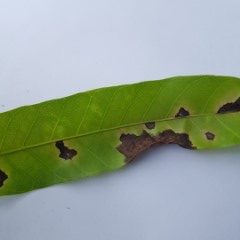
#> input picture sample_img.jpg, 240 x 240 px
$ jupyter execute --allow-errors Color_Based_Segmentation_Simple_Project.ipynb
#> lines starting #> are read from the running program, lines starting #| are printed output that depends on the picture; after the words box and inside, x2 and y2 are one past the last pixel; in counts of white or black regions, pixels touching at a corner belong together
## Classical Image Segmentation Pipeline: Mango Leaf Disease & Spot Extraction

### <b> 1. BUSINESS UNDERSTANDING </b>

<p style='text-align:justify; background-color: #cbe4f2;  color: black ; padding: 20px;   border-radius: 12px;font-family: Arial, sans-serif; font-size: 16px; display: inline-block;'> Anthracnose, caused by Colletotrichum gloeosporioides, is a major disease of mango that reduces leaf health and crop yield. Severity is still commonly assessed by manual visual inspection, which is subjective, time-consuming, and impractical for large orchards. This study applies classical thresholding to segment anthracnose lesions from healthy leaf tissue, as a simple, fast, and low-cost approach that requires no labeled training data. Two color spaces, HSV and CIELAB, are compared to determine which separates lesions more effectively. The segmentation results are expected to support objective estimation of the infected area for early disease detection and management.</p>

### <b>  2. DATA UNDERSTANDING </b>

[cell 1]
import cv2
import matplotlib.pyplot as plt
import numpy as np

rgb = cv2.imread('sample_img.jpg') #Input your sample_img.jpg
#> rgb is the input picture: shape (240, 240, 3); mean B, G, R 147, 162.6, 148.6
rgb = cv2.cvtColor(rgb, cv2.COLOR_BGR2RGB)

print(f"Shape H x W x C : {rgb.shape}")
#| Shape H x W x C : (240, 240, 3)
print(f"Data type       : {rgb.dtype}")
#| Data type       : uint8
print(f"Pixel range     : [{rgb.min()}, {rgb.max()}]")
#| Pixel range     : [0, 240]

plt.figure(figsize=(5, 5))
plt.imshow(rgb)
plt.title("Original mango leaf (RGB)")
plt.axis("off")
plt.show()

#### <b> 2.1 Color space primer </b>

| Space | Channels | What it separates | Storage in OpenCV (8-bit) |
|---|---|---|---|
| **RGB** | R, G, B | Nothing: brightness and color are mixed, so *all three* channels change with illumination. | 0 to 255 |
| **HSV** | **H**ue (angle), **S**aturation, **V**alue (= max(R, G, B)) | Chromatic information (H, S) from brightness (V). Easy to interpret, but cylindrical and not perceptually uniform. | H: 0 to 179 (degrees / 2), S and V: 0 to 255 |
| **CIELAB** | **L\*** lightness, **a\*** green to red, **b\*** blue to yellow | Lightness (L\*) from chromaticity (a\*, b\*). Designed so that Euclidean distance approximates perceived color difference (ΔE). | L = L\* × 255/100, a = a\* + 128, b = b\* + 128 |

**Pitfalls to keep in mind**
- **Hue is circular** (red sits at both 0 and 179). Averaging or Otsu-thresholding hue is only meaningful when the region of interest does not wrap around the red boundary.
- **Hue is unstable when saturation is low** (gray, white, or very dark pixels have an arbitrary hue).
- **OpenCV's 8-bit Lab is offset and rescaled.** Neutral gray is a = b = 128, not 0. Convert from float32 in [0, 1] to obtain true L\*a\*b\* values.
- **V is not lightness.** V = max(R, G, B), so a saturated pure blue and a white pixel have the same V; L\* distinguishes them.

[cell 2]
# 8-bit Lab (OpenCV storage) vs true Lab (float input) for one pixel
y, x = rgb.shape[0] // 2, rgb.shape[1] // 2
lab8     = cv2.cvtColor(rgb, cv2.COLOR_RGB2LAB)
lab_true = cv2.cvtColor(rgb.astype(np.float32) / 255.0, cv2.COLOR_RGB2LAB)

print("Pixel (row, col):", (y, x))
#| Pixel (row, col): (120, 120)
print("8-bit  (L, a, b)      :", lab8[y, x])
#| 8-bit  (L, a, b)      : [113 104 174]
print("True   (L*, a*, b*)   :", lab_true[y, x].round(1))
#| True   (L*, a*, b*)   : [ 44.1 -24.3  46.2]
print("From 8-bit, rescaled  :", (round(int(lab8[y, x, 0]) * 100 / 255, 1),
                                  int(lab8[y, x, 1]) - 128,
                                  int(lab8[y, x, 2]) - 128))
#| From 8-bit, rescaled  : (44.3, -24, 46)

<div style='text-align:justify; background-color: #cbe4f2;  color: black ; padding: 20px;   border-radius: 12px;font-family: Arial, sans-serif; font-size: 16px; display: inline-block;'>
This Code show :

- <b> Pixel (row, col): (120, 120) </b>

    - The code is looking at one specific pixel located at row 120 and column 120 in the image.
- <b> 8-bit (L, a, b) : [113 104 174] </b>
    - This is how OpenCV stores the color values using standard 8-bit numbers (from 0 to 255).
- <b> True (L*, a*, b*) : [44.1 -24.3 46.2] </b>
    - This is the real, standard scientific Lab color value (using decimals). Here, lightness ($L^*$) is 44.1 (out of 100), and $a^*$ / $b^*$ show the true color balance without any OpenCV shifting.
- <b> From 8-bit, rescaled : (44.3, -24, 46) </b>
    - This line takes the 8-bit numbers (113, 104, 174), applies the reverse math formulas (like subtracting 128 from $a$ and $b$), and converts them back. As you can see, the result is almost identical to the True Lab values

#### <b> 2.2 HSV exploration </b>

[cell 3]
hsv = cv2.cvtColor(rgb, cv2.COLOR_RGB2HSV)
H, S, V = cv2.split(hsv)
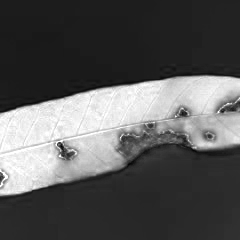
#> S: shape (240, 240); min 0, max 255, mean 88.4


# Split the three HSV channels
hue = hsv[:, :, 0]
saturation = hsv[:, :, 1]
value = hsv[:, :, 2]

fig, axes = plt.subplots(1, 4, figsize=(16, 4))

axes[0].imshow(rgb)
axes[0].set_title("Original RGB")

axes[1].imshow(hue, cmap="gray", vmin=0, vmax=179)
axes[1].set_title("Hue")

axes[2].imshow(saturation, cmap="gray", vmin=0, vmax=255)
axes[2].set_title("Saturation")

axes[3].imshow(value, cmap="gray", vmin=0, vmax=255)
axes[3].set_title("Value")

for ax in axes:
    ax.axis("off")

plt.tight_layout()
plt.show()

**How to read each channel (grayscale display)**

| Channel | Dark pixel | Bright pixel | Note |
|---|---|---|---|
| **H** (0-179) | Hue near red (0) | Hue near magenta (179) | Yellow ≈ 30, green ≈ 60, blue ≈ 120. Circular: dark and bright are *neighbors* on the color wheel. |
| **S** (0-255) | Washed-out, gray, or white | Pure, vivid color | Healthy green leaf is highly saturated; white or gray background is not. |
| **V** (0-255) | Little light returned (shadow, necrosis) | Maximum brightness | Similar to L\* but computed as max(R, G, B). |

### <b> why dark or low-intensity areas become mathematically unstable in the Hue channel? </b>

<p style='text-align:justify; background-color: #cbe4f2;  color: black ; padding: 20px;   border-radius: 12px;font-family: Arial, sans-serif; font-size: 16px; display: inline-block;'>
Dark or low-intensity areas become unstable in the Hue channel because the formula calculates color angles by comparing the proportions of Red, Green, and Blue values. When pixels are very dark, all three channels drop close to zero and become nearly identical, causing tiny digital noise to be massively magnified into random, erratic values that show up as bright white spots
</p>

#### <b> Histogram of HSV Component </b>

[cell 4]
# Histograms of the three HSV channels (whole image)
fig, axes = plt.subplots(1, 3, figsize=(15, 3.5))
for ax, ch, name, rng, col in zip(axes, [H, S, V], ["Hue", "Saturation", "Value"],
                                  [(0, 180), (0, 256), (0, 256)], ["tab:red", "tab:green", "tab:blue"]):
    ax.hist(ch.ravel(), bins=rng[1] - rng[0], range=rng, color=col)
    ax.set_title(f"Histogram: {name}")
    ax.set_xlabel("Value")
#> this loop made 3 passes
#> (name, rng, col) on passes 1 to 3: ('Hue', (0, 180), 'tab:red'), ('Saturation', (0, 256), 'tab:green'), ('Value', (0, 256), 'tab:blue')
axes[0].set_ylabel("Pixels")
plt.tight_layout()
plt.show()

### <b> HISTOGRAM FOR LEAF (green : 25 - 60) (Initial Prediction)

[cell 5]
# Where do yellow/brown pixels live in S and V?
# Restrict to a hue band (OpenCV hue 5-25 = orange-brown/yellow) and inspect S and V there.
HUE_LO, HUE_HI = 25, 60
hue_band = (H >= HUE_LO) & (H <= HUE_HI)
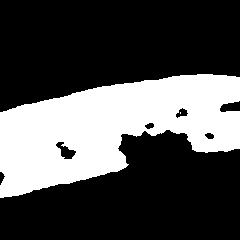
#> hue_band: shape (240, 240) bool; 30.9% white; 2 white regions (1 under 20 px), largest, box (x1, y1, x2, y2) and area: (0, 74, 240, 198) 17791
print(f"Pixels inside hue band [{HUE_LO}, {HUE_HI}]: {hue_band.mean() * 100:.1f}% of the image")
#| Pixels inside hue band [25, 60]: 30.9% of the image

fig, axes = plt.subplots(1, 2, figsize=(12, 3.5))
axes[0].hist(S[hue_band], bins=256, range=(0, 256), color="tab:green")
axes[0].set_title("Saturation (hue band only)")
axes[1].hist(V[hue_band], bins=256, range=(0, 256), color="tab:blue")
axes[1].set_title("Value (hue band only)")
for ax in axes:
    ax.set_xlabel("Value")
axes[0].set_ylabel("Pixels")
plt.tight_layout()
plt.show()

### <b> HISTOGRAM FOR Background (blue : 100 - 120) (Initial Prediction)

[cell 6]
# Where do yellow/brown pixels live in S and V?
# Restrict to a hue band (OpenCV hue 5-25 = orange-brown/yellow) and inspect S and V there.
HUE_LO, HUE_HI = 100, 120
hue_band = (H >= HUE_LO) & (H <= HUE_HI)
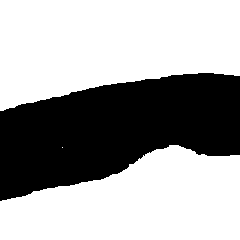
#> hue_band: shape (240, 240) bool; 64.8% white; 1 black region, box (x1, y1, x2, y2) and area: (0, 73, 240, 201) 20248
print(f"Pixels inside hue band [{HUE_LO}, {HUE_HI}]: {hue_band.mean() * 100:.1f}% of the image")
#| Pixels inside hue band [100, 120]: 64.8% of the image

fig, axes = plt.subplots(1, 2, figsize=(12, 3.5))
axes[0].hist(S[hue_band], bins=256, range=(0, 256), color="tab:green")
axes[0].set_title("Saturation (hue band only)")
axes[1].hist(V[hue_band], bins=256, range=(0, 256), color="tab:blue")
axes[1].set_title("Value (hue band only)")
for ax in axes:
    ax.set_xlabel("Value")
axes[0].set_ylabel("Pixels")
plt.tight_layout()
plt.show()

###  <b> HISTOGRAM FOR Disease (brown : 0 - 20) (Initial Prediction)

[cell 7]
# Where do yellow/brown pixels live in S and V?
# Restrict to a hue band (OpenCV hue 5-25 = orange-brown/yellow) and inspect S and V there.
HUE_LO, HUE_HI = 0, 20
hue_band = (H >= HUE_LO) & (H <= HUE_HI)
print(f"Pixels inside hue band [{HUE_LO}, {HUE_HI}]: {hue_band.mean() * 100:.1f}% of the image")
#| Pixels inside hue band [0, 20]: 1.9% of the image

fig, axes = plt.subplots(1, 2, figsize=(12, 3.5))
axes[0].hist(S[hue_band], bins=256, range=(0, 256), color="tab:green")
axes[0].set_title("Saturation (hue band only)")
axes[1].hist(V[hue_band], bins=256, range=(0, 256), color="tab:blue")
axes[1].set_title("Value (hue band only)")
for ax in axes:
    ax.set_xlabel("Value")
axes[0].set_ylabel("Pixels")
plt.tight_layout()
plt.show()

#### <b> 2.3 CIELAB exploration </b>

[cell 8]
image_lab = cv2.cvtColor(rgb,cv2.COLOR_RGB2LAB)

L = image_lab[:, :, 0]
a = image_lab[:, :, 1]
b = image_lab[:, :, 2]
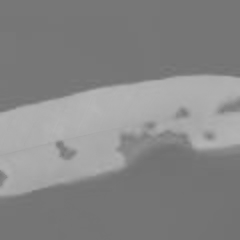
#> b: shape (240, 240); min 112, max 183, mean 134.3

fig, axes = plt.subplots(1, 4, figsize=(16, 4))

axes[0].imshow(rgb)
axes[0].set_title("Original RGB")

axes[1].imshow(L, cmap="gray")
axes[1].set_title("L*: Lightness")

axes[2].imshow(a, cmap="gray")
axes[2].set_title("a*: Green–Red")

axes[3].imshow(b, cmap="gray")
axes[3].set_title("b*: Blue–Yellow")

for ax in axes:
    ax.axis("off")

plt.tight_layout()
plt.show()

**How to read each channel (8-bit OpenCV storage, neutral = 128 for a and b)**

| Channel | Dark pixel | Bright pixel |
|---|---|---|
| **L\*** | Dark (necrotic tissue, shadow) | Light (background, bright leaf surface) |
| **a\*** | Green dominant (healthy leaf) | Red / brown dominant (lesion) |
| **b\*** | Blue or neutral (gray background) | Yellow dominant (leaf surface, yellowing tissue) |

Because chromaticity (a\*, b\*) is decoupled from lightness (L\*), a brown lesion can be separated by *how red it is* rather than only by *how dark it is*.

#### <b> HISTOGRAM OF CIEL LAB Component L* , a*, adn b*

[cell 9]
import matplotlib.pyplot as plt
import cv2

# Pastikan citra sudah dikonversi ke CIE Lab
# image_lab = cv2.cvtColor(image_rgb, cv2.COLOR_RGB2LAB)

# Memecah kanal L*, a*, dan b*
L = image_lab[:, :, 0]
A = image_lab[:, :, 1]
B = image_lab[:, :, 2]

# Membuat 1 figure dengan 3 subplot (1 baris, 3 kolom)
fig, axes = plt.subplots(1, 3, figsize=(15, 4))

channels = [(L, "Kanal L* (Lightness)", "tab:gray"),
            (A, "Kanal a* (Green-Red)", "tab:green"),
            (B, "Kanal b* (Blue-Yellow)", "tab:orange")]

for ax, (ch, name, col) in zip(axes, channels):
    ax.hist(ch.ravel(), bins=50, color=col, alpha=0.7, edgecolor='black')
    ax.set_title(name)
    ax.set_xlabel("Nilai (Format 8-bit OpenCV)")
    ax.set_ylabel("Jumlah Piksel")
#> this loop made 3 passes
#> (name, col) on passes 1 to 3: ('Kanal L* (Lightness)', 'tab:gray'), ('Kanal a* (Green-Red)', 'tab:green'), ('Kanal b* (Blue-Yellow)', 'tab:orange')

plt.tight_layout()
plt.show()

#### <p style='text-align:justify; background-color: #cbe4f2;  color: black ; padding: 20px;   border-radius: 12px;font-family: Arial, sans-serif; font-size: 16px; display: inline-block;'> To detect and distinguish lesion or disease areas, the use of the $a^*$ channel (green-red) has proven to be very effective because it provides clear separation, where the initial prediction of necrotic spots is generally concentrated within the $a$ channel value range of 130 to 140

### <b> 3. DATA PREPARATION

#### <b>3.1 Preprocessing: leaf mask (region of interest)

<div style='text-align:justify; background-color: #cbe4f2;  color: black ; padding: 20px;   border-radius: 12px;font-family: Arial, sans-serif; font-size: 16px; display: inline-block;'>

In this stage, the leaf is isolated from the background to ensure that background pixels do not distort downstream statistics. We compare two segmentation strategies—Otsu Thresholding and GrabCut—to determine the most effective approach for leaf mask extraction:
- <b> Otsu Thresholding (RGB): </b>
    - Applies Otsu thresholding directly in the RGB color space.
    - Automatically identifies the "leaf" class based on higher mean intensity/saturation.
    - Uses morphological operations, retains the largest connected component, and fills holes so dark lesions do not punch holes in the mask.
- <b>GrabCut Segmentation: </b>
    - Uses iterative Graph-Cut energy minimization with Gaussian Mixture Models (GMMs) to refine foreground boundaries.
    - Initialized using the coarse mask from the RGB Otsu step (or a bounding box) as a seed.

[cell 10]
import cv2
import matplotlib.pyplot as plt
import numpy as np

#Otsu
gray = cv2.cvtColor(rgb, cv2.COLOR_RGB2GRAY)
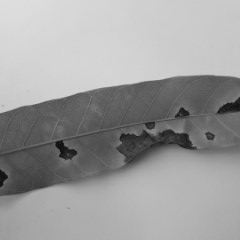
#> gray: shape (240, 240); min 9, max 222, mean 156.7
blurred = cv2.GaussianBlur(gray, (5, 5), 0)
thresh_val, mask = cv2.threshold(
    blurred, 0, 255, cv2.THRESH_BINARY_INV + cv2.THRESH_OTSU
)
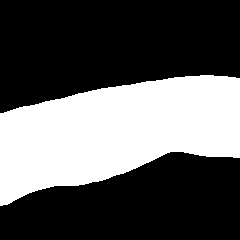
#> mask: shape (240, 240); 35.5% white; 1 white region, box (x1, y1, x2, y2) and area: (0, 75, 240, 206) 20438
#> thresh_val = 141


#Grabcut
img = cv2.cvtColor(rgb, cv2.COLOR_RGB2BGR)
h, w = img.shape[:2]
x = int(w * 0.00)
y = int(h * 0.30)
rect_width = int(w * 1.00)
rect_height = int(h * 0.50)
rect = (x, y, rect_width, rect_height)

# Inisialisasi mask dan model GrabCut
gc_mask = np.zeros((h, w), np.uint8)
bgd_model = np.zeros((1, 65), np.float64)
fgd_model = np.zeros((1, 65), np.float64)

cv2.grabCut(
    img,
    gc_mask,
    rect,
    bgd_model,
    fgd_model,
    5,
    cv2.GC_INIT_WITH_RECT
)

# Gabungkan foreground pasti dan foreground mungkin
leaf_mask = np.where(
    (gc_mask == cv2.GC_FGD) |
    (gc_mask == cv2.GC_PR_FGD),
    255, 0
).astype(np.uint8)


# 5. Visualisasi Hasil Pemisahan Objek dan Background
plt.figure(figsize=(15, 5))

plt.subplot(1, 3, 1)
plt.imshow(rgb)
plt.title("Citra Asli")
plt.axis('off')


leaf_only_otsu = cv2.bitwise_and(
    rgb, rgb, mask=mask
)
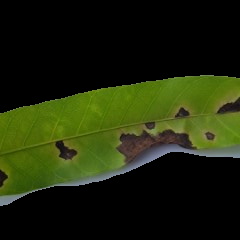
#> leaf_only_otsu: shape (240, 240, 3); mean R, G, B 29.9, 37.7, 10.5

plt.subplot(1, 3, 2)
plt.imshow(leaf_only_otsu, cmap='gray')
#> (the rest of this cell did not finish here and is left out)

<div style='text-align:justify; background-color: #cbe4f2;  color: black ; padding: 20px;   border-radius: 12px;font-family: Arial, sans-serif; font-size: 16px; display: inline-block;'>
In this project, <b>the GrabCut mask was selected</b> over the Otsu mask because it produced a more precise segmentation of the leaf. Otsu’s method relies on a single global threshold applied to grayscale intensity, so it cannot distinguish regions by color or spatial context. As a result, dark anthracnose lesions and shadowed areas can be confused with the background, which leads to ragged boundaries and missing regions. GrabCut, in contrast, models the foreground and background color distributions with Gaussian Mixture Models and iteratively refines the labeling through graph cuts, which accounts for both color similarity and spatial coherence between neighboring pixels. This allowed it to follow the leaf contour more closely and to keep the lesions inside the leaf region, giving a cleaner foreground mask for the subsequent color-based analysis.

### <b> 4 MODELLING

### <b> 4.1 Lesion segmentation: HSV Threshold

<div style='text-align:justify; background-color: #cbe4f2;  color: black ; padding: 20px;   border-radius: 12px;font-family: Arial, sans-serif; font-size: 16px; display: inline-block;'>  In this stage, lesion segmentation is performed based on HSV color space components. The lower and upper threshold values are determined empirically through trial and error, guided by histogram analysis and the specific pathological characteristics of the leaf disease.

[cell 11]
import cv2
import matplotlib.pyplot as plt
import numpy as np


img = cv2.cvtColor(rgb, cv2.COLOR_RGB2BGR)

# Bounding Box Grab Cut
h, w = img.shape[:2]
x = int(w * 0.00)
y = int(h * 0.30)
rect_width = int(w * 1.00)
rect_height = int(h * 0.50)
rect = (x, y, rect_width, rect_height)

# Inisialisasi mask dan model GrabCut
gc_mask = np.zeros((h, w), np.uint8)
bgd_model = np.zeros((1, 65), np.float64)
fgd_model = np.zeros((1, 65), np.float64)

cv2.grabCut(
    img,
    gc_mask,
    rect,
    bgd_model,
    fgd_model,
    5,
    cv2.GC_INIT_WITH_RECT
)

# Gabungkan foreground pasti dan foreground mungkin
leaf_mask = np.where(
    (gc_mask == cv2.GC_FGD) |
    (gc_mask == cv2.GC_PR_FGD),
    255, 0
).astype(np.uint8)


hsv = cv2.cvtColor(rgb, cv2.COLOR_RGB2HSV)

lower = np.array([0, 50, 0], dtype=np.uint8)
upper = np.array([25, 150, 100], dtype=np.uint8)

lesion_hsv_mask = cv2.inRange(hsv, lower, upper)


lesion_mask = cv2.bitwise_and(
    lesion_hsv_mask,
    leaf_mask
)

# Kurangi noise kecil
kernel = np.ones((3, 3), np.uint8)
lesion_mask = cv2.morphologyEx(
    lesion_mask, cv2.MORPH_OPEN, kernel
)


plt.figure(figsize=(20, 4))

plt.subplot(1, 5, 1)
plt.imshow(rgb)
plt.title("Real Image (RGB)")
plt.axis("off")

plt.subplot(1, 5, 2)
plt.imshow(leaf_mask, cmap="gray")
plt.title("Mask Leaf (GrabCut)")
plt.axis("off")

leaf_only = cv2.bitwise_and(
    rgb, rgb, mask=leaf_mask
)

plt.subplot(1, 5, 3)
plt.imshow(leaf_only)
plt.title("Leaf Area")
plt.axis("off")


plt.subplot(1, 5, 4)
plt.imshow(lesion_hsv_mask, cmap="gray")
plt.title("Mask Leaf Disease (HSV)")
plt.axis("off")


# Overlay lesi merah hanya di dalam daun
overlay_hsv = rgb.copy()
lesion_inside_leaf = (
    (lesion_hsv_mask > 0) &
    (leaf_mask > 0)
)
overlay_hsv[lesion_inside_leaf] = [255, 0, 0]
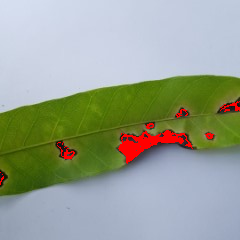
#> overlay_hsv: shape (240, 240, 3); mean R, G, B 152.6, 161.6, 146.2

plt.subplot(1, 5, 5)
plt.imshow(overlay_hsv)
plt.title("Overlay Disease")
plt.axis("off")

#
plt.tight_layout()
plt.show()
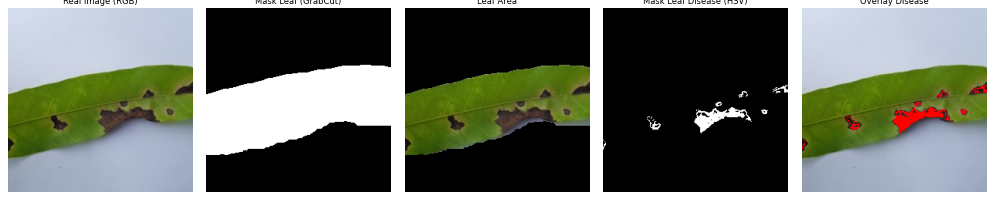
#> figure drawn by matplotlib, 5 panels

print(f"HSV lower: {lower}")
print(f"HSV upper: {upper}")
print(f"Disease pixels : {np.count_nonzero(lesion_mask)}pixels")
#| Disease pixels : 858pixels

<div style='text-align:justify; background-color: #cbe4f2;  color: black ; padding: 20px;   border-radius: 12px;font-family: Arial, sans-serif; font-size: 16px; display: inline-block;'>

Note that in this research, the Hue range is set from 0 to 179 (covering the full spectrum). This configuration was chosen because prior analysis of the Hue channel revealed that it does not provide reliable information to differentiate between the disease lesions and the background. Furthermore, relying on Hue introduced artifacts, appearing as white pixels over extremely dark or black lesion areas.

</div>

### <b> 4.2 Lesion segmentation: CIELAB Threshold

### <b> 4.1 Lesion segmentation: CIELAB Threshold </b>

<div style='text-align:justify; background-color: #cbe4f2;  color: black ; padding: 20px;   border-radius: 12px;font-family: Arial, sans-serif; font-size: 16px; display: inline-block;'>  In Similiar to HSV, this stage, lesion segmentation is performed based on Lightning*, a*, b* color space components. The lower and upper threshold values are determined empirically through trial and error, guided by histogram analysis and the specific pathological characteristics of the leaf disease

[cell 12]
import cv2
import matplotlib.pyplot as plt
import numpy as np


img = cv2.cvtColor(rgb, cv2.COLOR_RGB2BGR)

# Bounding Box Grab Cut
h, w = img.shape[:2]
x = int(w * 0.00)
y = int(h * 0.30)
rect_width = int(w * 1.00)
rect_height = int(h * 0.50)
rect = (x, y, rect_width, rect_height)

# Inisialisasi mask dan model GrabCut
gc_mask = np.zeros((h, w), np.uint8)
bgd_model = np.zeros((1, 65), np.float64)
fgd_model = np.zeros((1, 65), np.float64)

cv2.grabCut(
    img,
    gc_mask,
    rect,
    bgd_model,
    fgd_model,
    5,
    cv2.GC_INIT_WITH_RECT
)

# Gabungkan foreground pasti dan foreground mungkin
leaf_mask = np.where(
    (gc_mask == cv2.GC_FGD) |
    (gc_mask == cv2.GC_PR_FGD),
    255, 0
).astype(np.uint8)


img_lab = cv2.cvtColor(rgb, cv2.COLOR_RGB2LAB)

lower_lab = np.array([0, 120, 115], dtype=np.uint8)
upper_lab = np.array(
    [102, 145, 200], dtype=np.uint8
)

disease_lab_mask = cv2.inRange(img_lab, lower_lab, upper_lab)

disease_mask_lab = cv2.bitwise_or(
    disease_lab_mask,
    leaf_mask
)

# Kurangi noise kecil
kernel = np.ones((3, 3), np.uint8)
disease_mask_lab = cv2.morphologyEx(
    disease_mask_lab, cv2.MORPH_OPEN, kernel
)


plt.figure(figsize=(20, 4))

plt.subplot(1, 5, 1)
plt.imshow(rgb)
plt.title("Citra Asli")
plt.axis("off")

plt.subplot(1, 5, 2)
plt.imshow(leaf_mask, cmap="gray")
plt.title("Mask Leaf (GrabCut)")
plt.axis("off")

plt.subplot(1, 5, 3)
plt.imshow(leaf_only)
plt.title("Leaf Area")
plt.axis("off")

plt.subplot(1, 5, 4)
plt.imshow(disease_lab_mask, cmap="gray")
plt.title("Mask disease LAB ")
plt.axis("off")


# Overlay lesi merah hanya di dalam daun
overlay_lab = rgb.copy()
disease_inside_leaf = (
    (disease_lab_mask > 0) &
    (leaf_mask > 0)
)
overlay_lab[disease_inside_leaf] = [255, 0, 0]
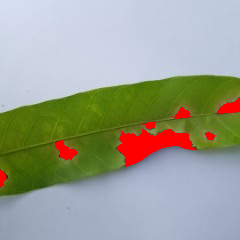
#> overlay_lab: shape (240, 240, 3); mean R, G, B 156.3, 160.6, 145.3

plt.subplot(1, 5, 5)
plt.imshow(overlay_lab)
plt.title("Overlay Disease")
plt.axis("off")

# Background di luar daun dibuat hitam
leaf_only = cv2.bitwise_and(
    rgb, rgb, mask=leaf_mask
)


plt.tight_layout()
plt.show()

print(f"HSV lower: {lower}")
print(f"HSV upper: {upper}")
print(f"Luas piksel lesi: {np.count_nonzero(lesion_mask)}")
#| Luas piksel lesi: 858

### <b> 5. VISUAL EVALUATION

[cell 13]
plt.figure(figsize=(20, 8))

plt.subplot(1, 3, 1)
plt.imshow(rgb)
plt.title("Real Image")
plt.axis("off")

plt.subplot(1, 3, 2)
plt.imshow(overlay_lab)
plt.title("Overlay Disease (LAB Threshold Segmentation)")
plt.axis("off")

plt.subplot(1, 3, 3)
plt.imshow(overlay_hsv)
plt.title("Overlay Disease (HSV Threshold Segmentation)")
plt.axis("off")
